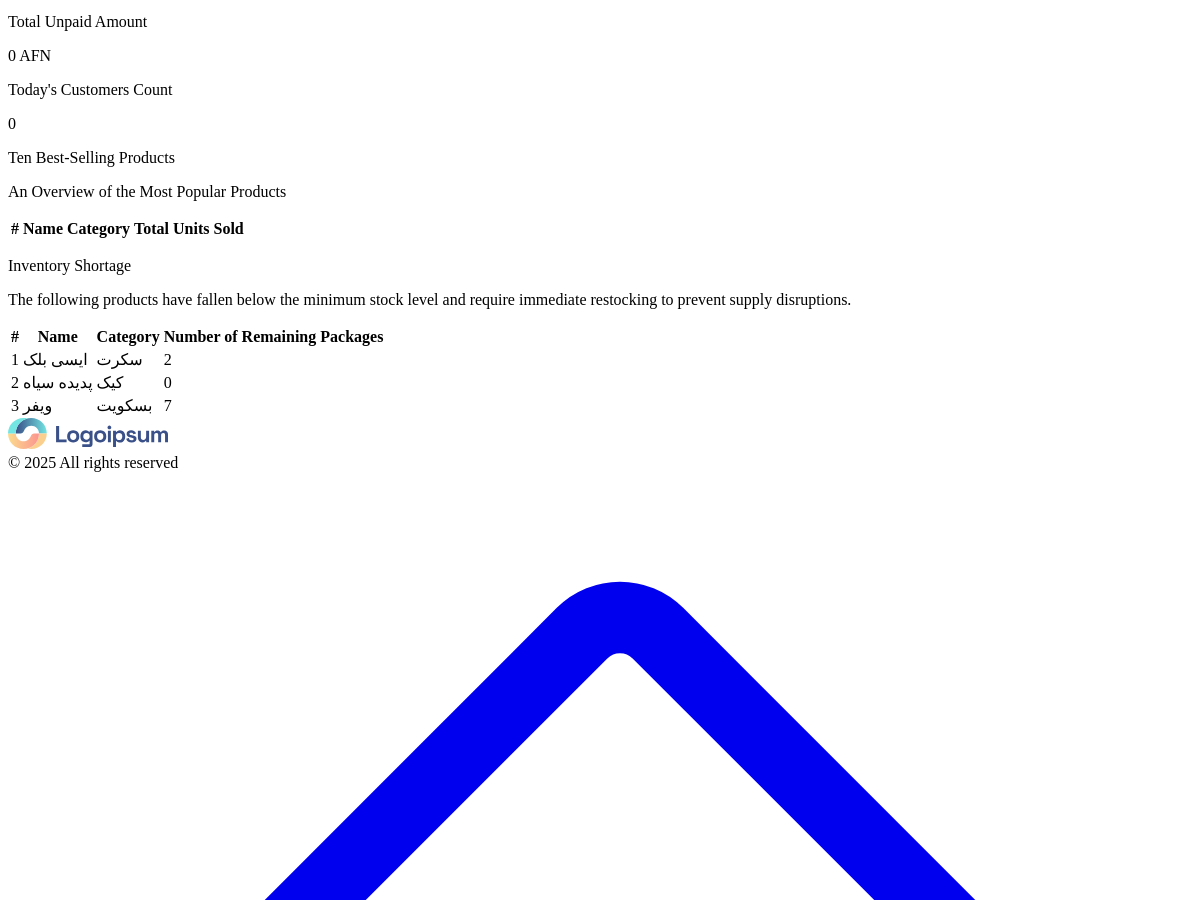
/home/ (signed in, middle part), run on an earlier commit of the app's database.
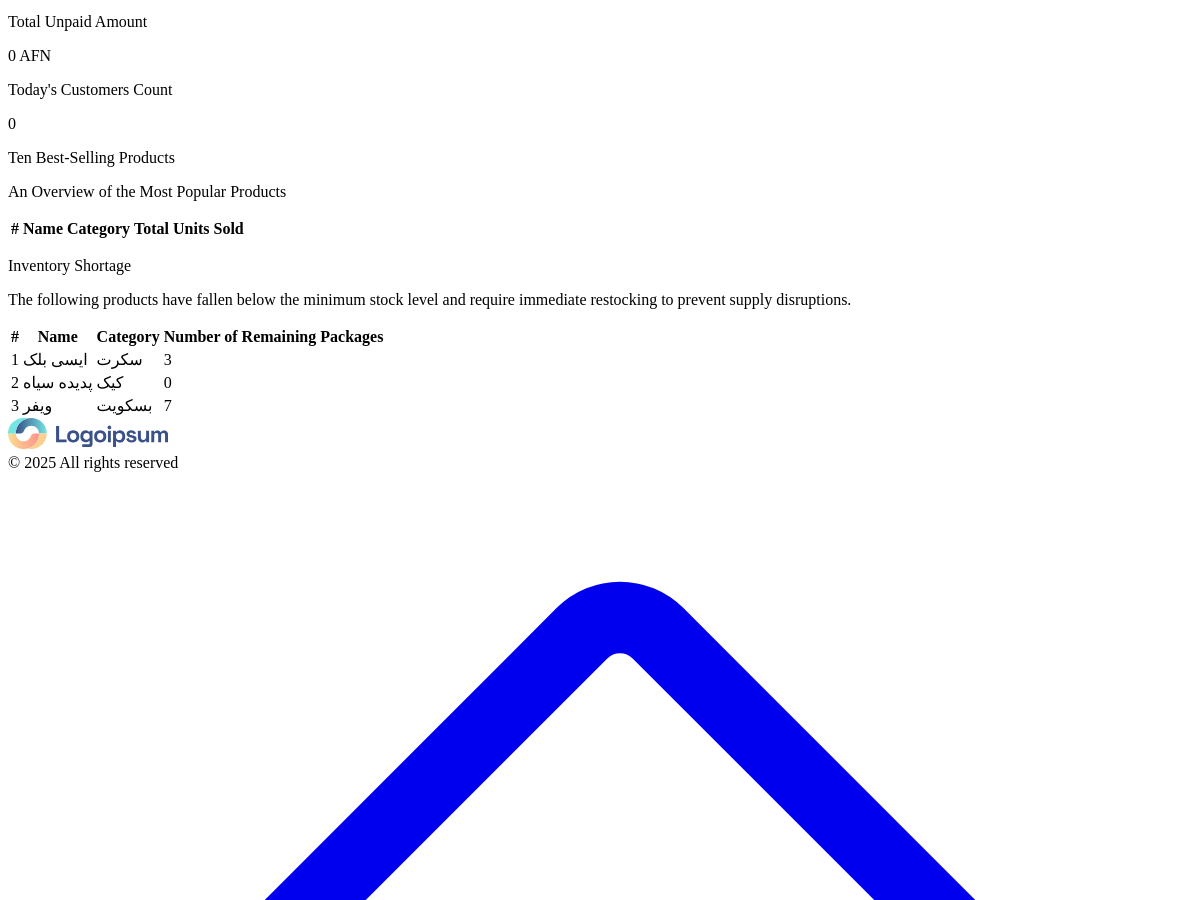
And on a later commit of the database.
### store/models.py (models this page shows, shortened)
class Products(models.Model):
    NUMBER_CHOICES = [(i, str(i)) for i in range(1,201)]
    category = models.ForeignKey(Category, on_delete=models.CASCADE)
    code = models.IntegerField(null=True, default=0)
    name = models.CharField(max_length=100)
    package_contain = models.PositiveBigIntegerField(choices=NUMBER_CHOICES)
    package_purchase_price = models.IntegerField(default=0, null=True)
    total_package_price = models.IntegerField(default=0, null=True)
    num_of_packages = models.IntegerField(default=1)
    package_sale_price = models.IntegerField(null=True, default=0)
    item_sale_price = models.IntegerField( null=True ,default=0)
    num_items = models.IntegerField(null=True,default=0)
    stock = models.IntegerField()
    image = models.ImageField(default='default.png', upload_to='item_images')
    description = models.TextField(max_length=200,null=True, blank=True)
    created_at = models.DateTimeField(auto_now_add=True, null=True, blank=True)
    updated_at = models.DateTimeField(auto_now=True, null=True, blank=True)

class Category(models.Model):
    name = models.CharField(max_length=50)
    description = models.CharField(max_length=200)
    def __str__(self):
        return self.name

### store/views.py (the view)
# urls.py: 2. Add a URL to urlpatterns:  path('', Home.as_view(), name='home')
def Home(request):
    order_products = Products.objects.filter(num_of_packages__lt=10)
    today_date = date.today()
    sales_details = (
        SalesDetails.objects
        .filter(user=request.user, created_at__date=today_date)
        .aggregate(
            total_sale=Sum('total_amount'),
            total_paid=Sum('paid_amount'),
            total_unpaid=Sum('unpaid_amount'),
            total_customer=Count('customer', distinct=True)  # Ensure distinct customers are counted
        )
    )
    top_packages = (
        SalesProducts.objects
        .filter(sale_detail__user=request.user, sale_detail__created_at__date=today_date)
        .values('product__name','product__category__name')  # Group by product name
        .annotate(total_package_qty=Sum('package_qty'))  # Calculate total package quantity for each product
        .order_by('-total_package_qty')[:10]  # Order by total package quantity in descending order
    )
    context = {
        'top_packages':top_packages,
        'sales_details':sales_details,
        'order_products':order_products
    }
    return render(request, 'home.html', context)

### store/context_processors.py (called while the page is built)
def cart_context(request):
    try:
        cart = request.session.get('cart', {})
        print("Cart data:", cart)  # Log the cart data
        json.dumps(cart)  # Validate that cart is JSON serializable
        cart_length = len(cart) if cart else 0
        return {
            "cart_length": cart_length
        }
    except Exception as e:
        print("Context Processor Error:", e)
        return {
            "cart_length": 0  # Return a safe default if an error occurs
        }

### templates/home.html (shortened to what this page needs)
{% extends '_base.html' %}
{% load i18n %}
{% load static %}
{% block content %}
<div class="home-dashboard container">
    <div class="dashboard-grid">
        <div class="dashboard-card">
            <p class="card-label">{% trans "Total Unpaid Amount" %}</p>
            <p class="card-value">{{ sales_details.total_unpaid|default:"0" }} {% trans 'AFN' %}</p>
        </div>
        <div class="dashboard-card">
            <p class="card-label">{% trans "Today's Customers Count" %}</p>
            <p class="card-value">{{ sales_details.total_customer|default:"0" }}</p>
        </div>
    </div>
    <div class="border-less-table-holder">
        <p class="title">
            {% trans 'Ten Best-Selling Products' %}
        </p>
        <p class="subtitle">
            {% trans 'An Overview of the Most Popular Products' %}
        </p>
        <div class="border-less-table">
            <table>
                <thead>
                    <th>#</th>
                    <th>{% trans 'Name' %}</th>
                    <th>{% trans 'Category' %}</th>
                    <th>{% trans 'Total Units Sold' %}</th>
                </thead>
            </table>
        </div>
    </div>
    <div class="border-less-table-holder">
        <p class="title">
            {% trans 'Inventory Shortage' %}
        </p>
        <p class="subtitle">
            {% trans 'The following products have fallen below the minimum stock level and require immediate restocking to prevent supply disruptions.' %}
        </p>
        <div class="border-less-table">
            <table>
                <thead>
                    <th>#</th>
                    <th>{% trans 'Name' %}</th>
                    <th>{% trans 'Category' %}</th>
                    <th>{% trans 'Number of Remaining Packages' %}</th>
                </thead>
                <tbody>
                    {% for data in order_products %}
                    <tr>
                        <td>{{forloop.counter}}</td>
                        <td>{{data.name}}</td>
                        <td>{{data.category}}</td>
                        <td>{{data.num_of_packages}}</td>
                    </tr>
                    {% endfor %}
                </tbody>
            </table>
        </div>
    </div>
</div>
{% endblock content %}

What changed in the data, as far as the page shows it:
changed Products "ایسی بلک": num_of_packages "2" → "3"
